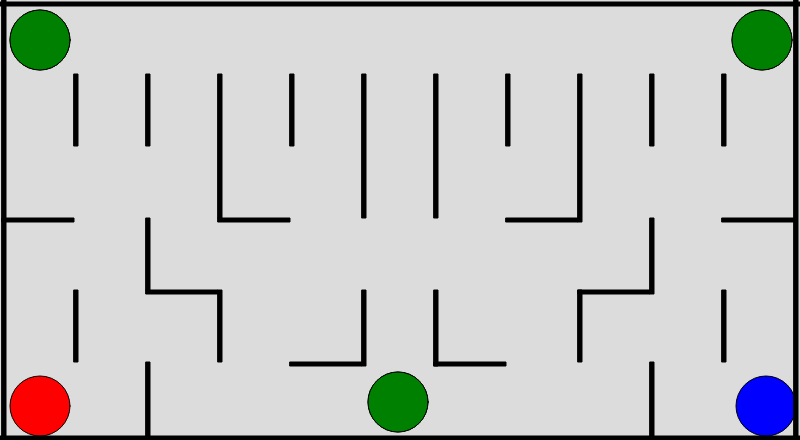
Frame 1 (no input)
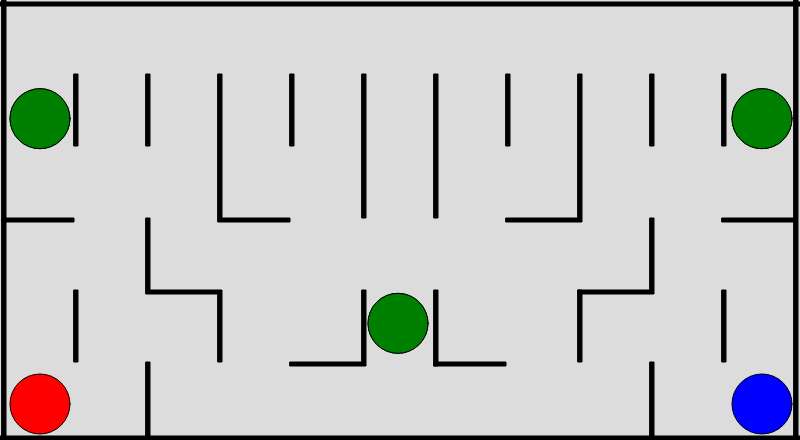
Frame 60 (no input)
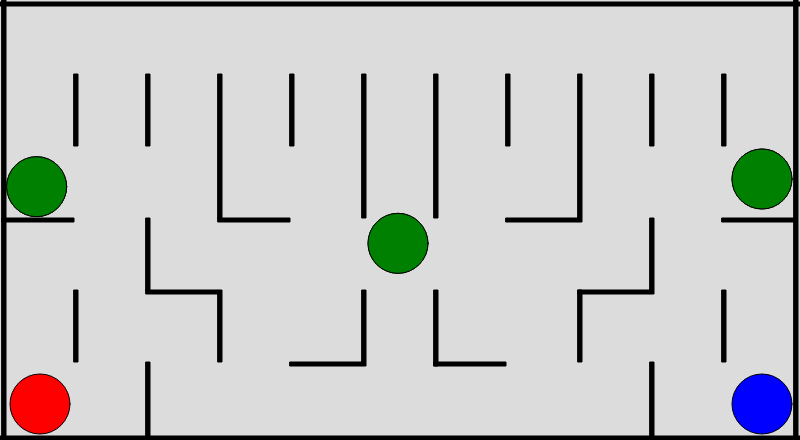
Frame 120 (the mouse pressed at the canvas centre since frame 60)

The p5.js sketch that drew these frames (run headless with seeded random() and noise() and a simulated clock; from frame 60 on, the mouse is pressed at the canvas centre):

// p5.js sketch
// ── sketch.js
let shots1 = [];
let shots2 = [];
let playerWon = "";
let walls = [];
let s = 2

function setup() {
  createCanvas(400*s, 220*s);
  player1 = new Player("blue",15*s, 383*s, 203*s, 79, 76, 75, 192, 77,s);
  player2 = new Player("red",15*s, 20*s, 203*s, 87, 83, 65, 68, 226,s);
  monsters = [
    new Monster("green",15*s, 20*s, 20*s, "down",s),
    new Monster("green", 15*s, 381*s, 20*s, "down",s),
    new Monster("green",15*s, 199*s, 201*s, "up",s),
  ];
  walls = [
    new Wall("black", -51*s, 1*s, 496*s, 2*s),
    new Wall("black", 1*s, -51*s, 2*s, 316*s),
    new Wall("black", 397*s, -51*s, 2*s, 316*s),
    new Wall("black", -51*s, 218*s, 496*s, 2*s),

    new Wall("black", 37*s, 37*s, 2*s, 36*s),
    new Wall("black", 73*s, 37*s, 2*s, 36*s),
    new Wall("black", 1*s, 109*s, 36*s, 2*s),
    new Wall("black", 37*s, 145*s, 2*s, 36*s),
    new Wall("black", 73*s, 181*s, 2*s, 86*s),
    new Wall("black", 73*s, 109*s, 2*s, 36*s),
    new Wall("black", 73*s, 145*s, 36*s, 2*s),
    new Wall("black", 109*s, 37*s, 2*s, 72*s),
    new Wall("black", 109*s, 145*s, 2*s, 36*s),
    new Wall("black", 109*s, 109*s, 36*s, 2*s),
    new Wall("black", 145*s, 37*s, 2*s, 36*s),
    new Wall("black", 145*s, 181*s, 36*s, 2*s),
    new Wall("black", 181*s, 37*s, 2*s, 72*s),
    new Wall("black", 181*s, 145*s, 2*s, 38*s),
    new Wall("black", 217*s, 37*s, 2*s, 72*s),
    new Wall("black", 217*s, 145*s, 2*s, 38*s),
    new Wall("black", 217*s, 181*s, 36*s, 2*s),
    new Wall("black", 253*s, 37*s, 2*s, 36*s),
    new Wall("black", 253*s, 109*s, 36*s, 2*s),
    new Wall("black", 289*s, 37*s, 2*s, 74*s),
    new Wall("black", 289*s, 145*s, 2*s, 36*s),
    new Wall("black", 289*s, 145*s, 36*s, 2*s),
    new Wall("black", 325*s, 37*s, 2*s, 36*s),
    new Wall("black", 325*s, 109*s, 2*s, 38*s),
    new Wall("black", 325*s, 181*s, 2*s, 72*s),
    new Wall("black", 361*s, 37*s, 2*s, 36*s),
    new Wall("black", 361*s, 145*s, 2*s, 36*s),
    new Wall("black", 361*s, 109*s, 36*s, 2*s),
  ];
}

function randomNewDirection(monster) {
  const options = ["up", "down", "left", "right"];
  const newDirection = random(options);
  monster.direction = newDirection;
}

function draw() {
  background(220);

  if (playerWon !== "") {
    background(playerWon);
    textSize(100);
    fill("white");
    text("player " + playerWon + " won", 55, 250);
  } else {
    player1.draw();
    player2.draw();

    monsters.forEach((m) => m.draw());
    walls.forEach((w) => w.draw());
    walls.forEach((w) => {
      if (w.oben(player1)) {
        player1.y = player1.y - player1.geschwindigkeit;
      }
      if (w.unten(player1)) {
        player1.y = player1.y + player1.geschwindigkeit;
      }
      if (w.links(player1)) {
        player1.x = player1.x - player1.geschwindigkeit;
      }
      if (w.rechts(player1)) {
        player1.x = player1.x + player1.geschwindigkeit;
      }
    });
    walls.forEach((w) => {
      if (w.oben(player2)) {
        player2.y = player2.y - player2.geschwindigkeit;
      }
      if (w.unten(player2)) {
        player2.y = player2.y + player2.geschwindigkeit;
      }
      if (w.links(player2)) {
        player2.x = player2.x - player2.geschwindigkeit;
      }
      if (w.rechts(player2)) {
        player2.x = player2.x + player2.geschwindigkeit;
      }
      let shotsToBeDeleted = [];

      shots1.forEach((s) => {
        if (w.oben(s) || w.unten(s) || w.links(s) || w.rechts(s)) {
          shotsToBeDeleted.push(s);
        }
      });

      shots1 = shots1.filter((s) => {
        let keepThisShot = true;
        shotsToBeDeleted.forEach((sd) => {
          if (sd === s) {
            keepThisShot = false;
          }
        });
        return keepThisShot;
      });
      
       shotsToBeDeleted = [];

      shots2.forEach((s) => {
        if (w.oben(s) || w.unten(s) || w.links(s) || w.rechts(s)) {
          shotsToBeDeleted.push(s);
        }
      });

      shots2 = shots2.filter((s) => {
        let keepThisShot = true;
        shotsToBeDeleted.forEach((sd) => {
          if (sd === s) {
           keepThisShot = false;
          }
        });
        return keepThisShot;
      });
      monsters.forEach((m) => {
        if (w.oben(m)) {
          m.y = m.y - 1;
          randomNewDirection(m);
        }
        if (w.unten(m)) {
          m.y = m.y + 1;
          randomNewDirection(m);
        }
        if (w.links(m)) {
          m.x = m.x - 1;
          randomNewDirection(m);
        }
        if (w.rechts(m)) {
          m.x = m.x + 1;
          randomNewDirection(m);
        }
      });
    });

    for (let i = 0; i < shots1.length; i++) {
      shots1[i].draw();
      shots1[i].move();
      if (shots1[i].collide(player2) === true) {
        playerWon = "blue";
      }
    }
    for (let i = 0; i < shots2.length; i++) {
      shots2[i].draw();
      shots2[i].move();
      if (shots2[i].collide(player1) === true) {
        playerWon = "red";
      }
    }

    monsters.forEach((m) => {
      m.draw();
      m.move();
      if (m.collide(player1) === true) {
        playerWon = "red";
      }

      if (m.collide(player2) === true) {
        playerWon = "blue";
      }
    });

    if (keyIsDown(player1.up)) {
      player1.goUp();
    } else if (keyIsDown(player1.down)) {
      player1.goDown();
    } else if (keyIsDown(player1.left)) {
      player1.goLeft();
    } else if (keyIsDown(player1.right)) {
      player1.goRight();
    } else {
      player1.standing();
    }
    player1.move();

    if (keyIsDown(player2.up)) {
      player2.goUp();
    } else if (keyIsDown(player2.down)) {
      player2.goDown();
    } else if (keyIsDown(player2.left)) {
      player2.goLeft();
    } else if (keyIsDown(player2.right)) {
      player2.goRight();
    } else {
      player2.standing();
    }
    player2.move();
    monsters.forEach((m) => m.move());
  }
}

function keyPressed() {
  if (keyCode === player1.shot) {
    let dx = 0;
    let dy = 0;
    if (player1.lastdirection === "right") {
      dx = 3;
    } else if (player1.lastdirection === "left") {
      dx = -3;
    } else if (player1.lastdirection === "down") {
      dy = 3;
    } else if (player1.lastdirection === "up") {
      dy = -3;
    }
    shots1.push(new Shots("blue", player1.x, player1.y, dx, dy));
  }

  if (keyCode === player2.shot) {
    let dx = 0;
    let dy = 0;
    if (player2.lastdirection === "right") {
      dx = 3;
    } else if (player2.lastdirection === "left") {
      dx = -3;
    } else if (player2.lastdirection === "down") {
      dy = 3;
    } else if (player2.lastdirection === "up") {
      dy = -3;
    }
    shots2.push(new Shots("red", player2.x , player2.y , dx, dy));
  }
}

// ── monster.js
class Monster{
  constructor(color,r, x,y,direction,geschwindigkeit){
    this.color = color
    this.x = x
    this.y = y
    this.direction = direction
    this.r = r
    this.newdirection = direction
    this.geschwindigkeit=geschwindigkeit
  }
  
  draw(){
    fill(this.color)
    circle(this.x,this.y,this.r * 2)
    noFill()
  }
  
  move(){
    if (this.direction === "up"){
      this.y = this.y -0.33333 * this.geschwindigkeit
    } else if (this.direction === "down"){
      this.y = this.y + 0.33333 * this.geschwindigkeit
    } else if (this.direction === "left"){
      this.x = this.x - 0.33333 * this.geschwindigkeit
    } else if (this.direction === "right"){
      this.x = this.x + 0.33333 * this.geschwindigkeit
    }
  }
  
  collide(player) {
    let collidesOnX = this.x + this.r >= player.x - player.r && this.x - this.r <= player.x + player.r;
    let collidesOnY = this.y + this.r >= player.y - player.r && this.y - this.r <= player.y + player.r;
    return collidesOnX && collidesOnY;
  }
}

// ── player.js
class Player {
  constructor(color,r, x,y, up, down, left, right, shot,geschwindigkeit) {
    this.color = color;
    this.direction = "standing";
    this.lastdirection = "right";
    this.x = x;
    this.y = y;
    this.up = up;
    this.down = down;
    this.left = left;
    this.right = right;
    this.shot = shot;
    this.r = r;
    this.geschwindigkeit=geschwindigkeit
  }

  draw() {
    fill(this.color);
    circle(this.x, this.y, this.r * 2);
    noFill();
  }

  standing() {
    this.direction = "standing";
  }

  goUp() {
    this.direction = "up";
    this.lastdirection = "up";
  }

  goDown() {
    this.direction = "down";
    this.lastdirection = "down";
  }

  goLeft() {
    this.direction = "left";
    this.lastdirection = "left";
  }

  goRight() {
    this.direction = "right";
    this.lastdirection = "right";
  }

  move() {
    if (this.direction === "right") {
      this.x = this.x + this.geschwindigkeit;
    } else if (this.direction === "left") {
      this.x = this.x - this.geschwindigkeit;
    } else if (this.direction === "down") {
      this.y = this.y + this.geschwindigkeit;
    } else if (this.direction === "up") {
      this.y = this.y - this.geschwindigkeit;
    }
  }
}

// ── shots.js
class Shots {
  constructor(color, startX, startY, dX, dY) {
    this.color = color;
    this.x = startX;
    this.y = startY;
    this.dx = dX;
    this.dy = dY;
    this.r = 5;
  }

  draw() {
    fill(this.color);
    circle(this.x, this.y, this.r * 2);
    noFill();
  }

  move() {
    this.x = this.x + this.dx;
    this.y = this.y + this.dy;
  }

  collide(player) {
    let collidesOnX = this.x >= player.x - 25 && this.x <= player.x + 25;
    let collidesOnY = this.y >= player.y - 25 && this.y <= player.y + 25;

    return collidesOnX && collidesOnY;
  }
}

// ── wall.js
class Wall {
  constructor(color, x, y, breite, länge) {
    this.color = color;
    this.blocked = false;
    this.x = x;
    this.y = y;
    this.br = breite;
    this.lä = länge;
  }

  draw() {
    fill(this.color);
    rect(this.x, this.y, this.br, this.lä);
    noFill();
  }

  collideO(obj) {
    let collidesX =
      this.x <= player.x - 25 && this.x + this.br >= player.x + 25;
    let collidesY =
      this.y <= player.y - 25 && this.y + this.lä >= player.y + 25;

    return collidesX && collidesY;
  }

  oben(obj) {
    let collidesX =
      this.x <= obj.x + obj.r && obj.x - obj.r <= this.x + this.br;
    let collidesY = this.y <= obj.y + obj.r && this.y >= obj.y - obj.r;

    return collidesX && collidesY;
  }

  unten(obj) {
    let collidesX =
      this.x <= obj.x + obj.r && obj.x - obj.r <= this.x + this.br;
    let collidesY =
      this.y + this.lä >= obj.y - obj.r && this.y + this.lä <= obj.y + obj.r;
    //console.log(collidesX,collidesY)
    return collidesX && collidesY;
  }

  links(obj) {
    let collidesX =
      this.y <= obj.y + obj.r && obj.y - obj.r <= this.y + this.lä;
    let collidesY = this.x <= obj.x + obj.r && this.x >= obj.x - obj.r;
    //console.log(collidesX,collidesY)
    return collidesX && collidesY;
  }

  rechts(obj) {
    let collidesX =
      this.y <= obj.y - obj.r && obj.y + obj.r <= this.y + this.lä;
    let collidesY =
      this.x + this.br <= obj.x + obj.r && this.x + this.br >= obj.x - obj.r;
    //console.log(collidesX,collidesY)
    return collidesX && collidesY;
  }
}
